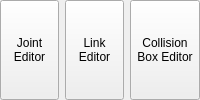
              <widget class="QWidget" name="widget_11" native="true">
               <property name="maximumSize">
                <size>
                 <width>300</width>
                 <height>16777210</height>
                </size>
               </property>
               <layout class="QHBoxLayout" name="horizontalLayout_16">
                <property name="leftMargin">
                 <number>0</number>
                </property>
                <property name="topMargin">
                 <number>0</number>
                </property>
                <property name="rightMargin">
                 <number>0</number>
                </property>
                <property name="bottomMargin">
                 <number>0</number>
                </property>
                <item>
                 <widget class="QToolButton" name="joint_editor_button">
                  <property name="sizePolicy">
                   <sizepolicy hsizetype="Preferred" vsizetype="Preferred">
                    <horstretch>0</horstretch>
                    <verstretch>0</verstretch>
                   </sizepolicy>
                  </property>
                  <property name="toolTip">
                   <string>&lt;html&gt;&lt;head/&gt;&lt;body&gt;&lt;p&gt;Undo Last Command&lt;/p&gt;&lt;/body&gt;&lt;/html&gt;</string>
                  </property>
                  <property name="text">
                   <string>Joint
Editor</string>
                  </property>
                  <property name="icon">
                   <iconset resource="../../resources.qrc">
                    <normaloff>:/icons/icons8-elbow-64.png</normaloff>:/icons/icons8-elbow-64.png</iconset>
                  </property>
                  <property name="iconSize">
                   <size>
                    <width>46</width>
                    <height>48</height>
                   </size>
                  </property>
                  <property name="toolButtonStyle">
                   <enum>Qt::ToolButtonStyle::ToolButtonTextUnderIcon</enum>
                  </property>
                 </widget>
                </item>
                <item>
                 <widget class="QToolButton" name="link_editor_button">
                  <property name="sizePolicy">
                   <sizepolicy hsizetype="Preferred" vsizetype="Preferred">
                    <horstretch>0</horstretch>
                    <verstretch>0</verstretch>
                   </sizepolicy>
                  </property>
                  <property name="toolTip">
                   <string>&lt;html&gt;&lt;head/&gt;&lt;body&gt;&lt;p&gt;Redo Last Command&lt;/p&gt;&lt;/body&gt;&lt;/html&gt;</string>
                  </property>
                  <property name="text">
                   <string>Link
Editor</string>
                  </property>
                  <property name="icon">
                   <iconset resource="../../resources.qrc">
                    <normaloff>:/icons/icons8-chain-48.png</normaloff>:/icons/icons8-chain-48.png</iconset>
                  </property>
                  <property name="iconSize">
                   <size>
                    <width>46</width>
                    <height>48</height>
                   </size>
                  </property>
                  <property name="toolButtonStyle">
                   <enum>Qt::ToolButtonStyle::ToolButtonTextUnderIcon</enum>
                  </property>
                 </widget>
                </item>
                <item>
                 <widget class="QToolButton" name="collision_box_editor_button">
                  <property name="sizePolicy">
                   <sizepolicy hsizetype="Preferred" vsizetype="Preferred">
                    <horstretch>0</horstretch>
                    <verstretch>0</verstretch>
                   </sizepolicy>
                  </property>
                  <property name="text">
                   <string>Collision
Box Editor</string>
                  </property>
                  <property name="icon">
                   <iconset resource="../../resources.qrc">
                    <normaloff>:/icons/collisionBox-1.png</normaloff>:/icons/collisionBox-1.png</iconset>
                  </property>
                  <property name="iconSize">
                   <size>
                    <width>36</width>
                    <height>36</height>
                   </size>
                  </property>
                  <property name="toolButtonStyle">
                   <enum>Qt::ToolButtonStyle::ToolButtonTextUnderIcon</enum>
                  </property>
                 </widget>
                </item>
               </layout>
              </widget>
